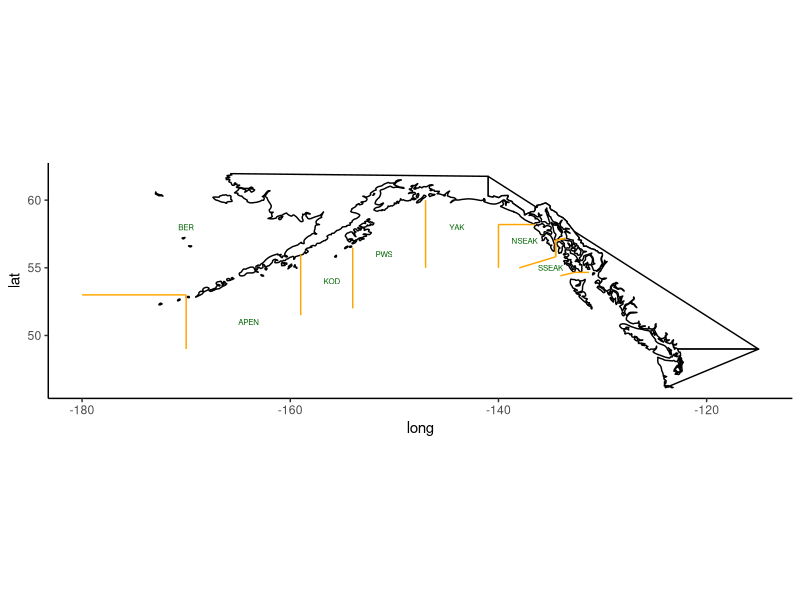

Generate this figure with R:
library(tidyverse)
library(here)
#11-14 NOTES:
#Check with Ole about location of Bering. if it stays vs if we move it to be 90 degrees with X610 doesnt matter in terms of recoveries 


df = read.csv("Maps_and_Charts_of_Regions/spatial_bounds_gs_new.csv", stringsAsFactors = FALSE) %>%
    filter(state == 'ak')

#This map plots the spatial boxes that we assign effort and recovery too. 

world <- map_data("world")
north_america <- subset(world, region %in% c("USA", "Canada"))

map<-north_america %>%
    filter(!group== 1511, !group== 1518, !group==1515, !group==1508, !group==1502, !group==1509) %>%
    filter(!long > -115) %>%
    filter(!lat < 46) %>%
    filter(!lat > 62) %>%
    filter(!long < -173) %>%
    ggplot( ) +
    geom_polygon(aes(x = long, y = lat, group = group), fill = "white", color = "black") +
    coord_fixed(1.3) +
    geom_segment(data = df, colour="orange", aes(x = as.numeric(line.start.lon), 
                                               y = as.numeric(line.start.lat), 
                                               xend = as.numeric(line.end.lon), 
                                               yend = as.numeric(line.end.lat))) +
#  geom_text(data=df, colour="darkgreen",aes(x=label_long1, y= label_lat1, label= region), size=2)+ #smaller labels for CA, OR, and WA so they fit
  geom_text(data=df, colour="darkgreen",aes(x=as.numeric(label_long2), y=as.numeric(label_lat2), label= region), size=2) +
  theme_classic()
map

#pdf("AKnew_regions_map.pdf", width=13, height=8.5); print(map); dev.off()

# 
# geom_polygon(aes(x = long, y = lat, group = group), fill = "white", color = "black") +
#   coord_fixed(1.3)+
#   geom_point(data = trawl_lat_long, mapping = aes(x = longitude, y = latitude, color = sector)) +
#   theme_bw()
